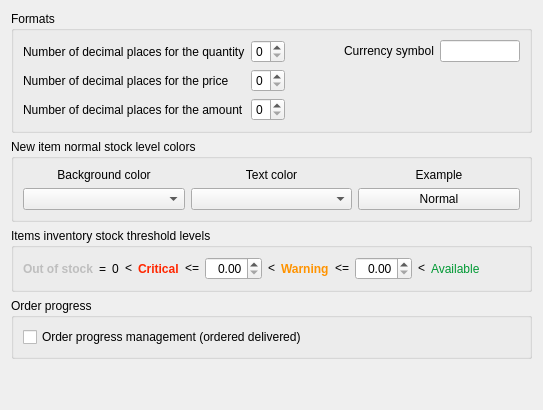
       <widget class="QWidget" name="tab1">
        <attribute name="title">
         <string>Main</string>
        </attribute>
        <layout class="QVBoxLayout" name="verticalLayout_27">
         <item>
          <widget class="QGroupBox" name="groupBox_14">
           <property name="title">
            <string>Formats</string>
           </property>
           <layout class="QVBoxLayout" name="verticalLayout_28">
            <item>
             <layout class="QHBoxLayout" name="horizontalLayout_17">
              <item>
               <layout class="QGridLayout" name="gridLayout_7">
                <item row="0" column="0">
                 <widget class="QLabel" name="label_24">
                  <property name="text">
                   <string>Number of decimal places for the quantity</string>
                  </property>
                  <property name="buddy">
                   <cstring>spinBoxQuantityDecimals</cstring>
                  </property>
                 </widget>
                </item>
                <item row="0" column="1">
                 <widget class="QSpinBox" name="spinBoxQuantityDecimals">
                  <property name="maximum">
                   <number>4</number>
                  </property>
                 </widget>
                </item>
                <item row="1" column="0">
                 <widget class="QLabel" name="label_9">
                  <property name="text">
                   <string>Number of decimal places for the price</string>
                  </property>
                 </widget>
                </item>
                <item row="1" column="1">
                 <widget class="QSpinBox" name="spinBoxPriceDecimals">
                  <property name="maximum">
                   <number>6</number>
                  </property>
                 </widget>
                </item>
                <item row="2" column="0">
                 <widget class="QLabel" name="label_30">
                  <property name="text">
                   <string>Number of decimal places for the amount</string>
                  </property>
                 </widget>
                </item>
                <item row="2" column="1">
                 <widget class="QSpinBox" name="spinBoxAmountDecimals">
                  <property name="maximum">
                   <number>4</number>
                  </property>
                 </widget>
                </item>
               </layout>
              </item>
              <item>
               <layout class="QVBoxLayout" name="verticalLayout_21">
                <item>
                 <layout class="QHBoxLayout" name="horizontalLayout_16">
                  <item>
                   <spacer name="spacer">
                    <property name="orientation">
                     <enum>Qt::Orientation::Horizontal</enum>
                    </property>
                    <property name="sizeHint" stdset="0">
                     <size>
                      <width>13</width>
                      <height>13</height>
                     </size>
                    </property>
                   </spacer>
                  </item>
                  <item>
                   <widget class="QLabel" name="label_25">
                    <property name="text">
                     <string>Currency symbol</string>
                    </property>
                    <property name="buddy">
                     <cstring>lineEditCurrencySymbol</cstring>
                    </property>
                   </widget>
                  </item>
                  <item>
                   <widget class="QLineEdit" name="lineEditCurrencySymbol">
                    <property name="maximumSize">
                     <size>
                      <width>80</width>
                      <height>16777215</height>
                     </size>
                    </property>
                    <property name="maxLength">
                     <number>3</number>
                    </property>
                   </widget>
                  </item>
                 </layout>
                </item>
                <item>
                 <spacer name="verticalSpacer_8">
                  <property name="orientation">
                   <enum>Qt::Orientation::Vertical</enum>
                  </property>
                  <property name="sizeHint" stdset="0">
                   <size>
                    <width>20</width>
                    <height>40</height>
                   </size>
                  </property>
                 </spacer>
                </item>
               </layout>
              </item>
             </layout>
            </item>
           </layout>
          </widget>
         </item>
         <item>
          <widget class="QGroupBox" name="groupBox_10">
           <property name="title">
            <string>New item normal stock level colors</string>
           </property>
           <layout class="QVBoxLayout" name="verticalLayout_20">
            <item>
             <layout class="QGridLayout" name="gridLayout_8">
              <item row="0" column="0">
               <widget class="QLabel" name="labelYellow_12">
                <property name="font">
                 <font>
                  <bold>false</bold>
                 </font>
                </property>
                <property name="text">
                 <string>Background color</string>
                </property>
                <property name="alignment">
                 <set>Qt::AlignmentFlag::AlignCenter</set>
                </property>
               </widget>
              </item>
              <item row="0" column="1">
               <widget class="QLabel" name="labelRed_9">
                <property name="font">
                 <font>
                  <bold>false</bold>
                 </font>
                </property>
                <property name="text">
                 <string>Text color</string>
                </property>
                <property name="alignment">
                 <set>Qt::AlignmentFlag::AlignCenter</set>
                </property>
               </widget>
              </item>
              <item row="0" column="2">
               <widget class="QLabel" name="labelRed_8">
                <property name="font">
                 <font>
                  <bold>false</bold>
                 </font>
                </property>
                <property name="text">
                 <string>Example</string>
                </property>
                <property name="alignment">
                 <set>Qt::AlignmentFlag::AlignCenter</set>
                </property>
               </widget>
              </item>
              <item row="1" column="0">
               <widget class="ColorComboBox" name="colorComboBoxBackground"/>
              </item>
              <item row="1" column="1">
               <widget class="ColorComboBox" name="colorComboBoxText"/>
              </item>
              <item row="1" column="2">
               <widget class="ButtonItemExample" name="pushButtonExampleNL">
                <property name="text">
                 <string>Normal</string>
                </property>
               </widget>
              </item>
             </layout>
            </item>
           </layout>
          </widget>
         </item>
         <item>
          <widget class="QGroupBox" name="groupBox_3">
           <property name="title">
            <string>Items inventory stock threshold levels</string>
           </property>
           <layout class="QVBoxLayout" name="verticalLayout_24">
            <item>
             <layout class="QHBoxLayout" name="horizontalLayout_13">
              <item>
               <widget class="QLabel" name="labelOutOfStock">
                <property name="enabled">
                 <bool>false</bool>
                </property>
                <property name="font">
                 <font>
                  <bold>true</bold>
                 </font>
                </property>
                <property name="text">
                 <string>Out of stock</string>
                </property>
               </widget>
              </item>
              <item>
               <widget class="QLabel" name="label_11">
                <property name="text">
                 <string>=</string>
                </property>
               </widget>
              </item>
              <item>
               <widget class="QLabel" name="label_29">
                <property name="text">
                 <string>0</string>
                </property>
                <property name="alignment">
                 <set>Qt::AlignmentFlag::AlignCenter</set>
                </property>
               </widget>
              </item>
              <item>
               <widget class="QLabel" name="label_12">
                <property name="text">
                 <string>&lt;</string>
                </property>
               </widget>
              </item>
              <item>
               <widget class="QLabel" name="labelCritical">
                <property name="palette">
                 <palette>
                  <active>
                   <colorrole role="WindowText">
                    <brush brushstyle="SolidPattern">
                     <color alpha="255">
                      <red>255</red>
                      <green>38</green>
                      <blue>0</blue>
                     </color>
                    </brush>
                   </colorrole>
                  </active>
                  <inactive>
                   <colorrole role="WindowText">
                    <brush brushstyle="SolidPattern">
                     <color alpha="255">
                      <red>255</red>
                      <green>38</green>
                      <blue>0</blue>
                     </color>
                    </brush>
                   </colorrole>
                  </inactive>
                  <disabled/>
                 </palette>
                </property>
                <property name="font">
                 <font>
                  <bold>true</bold>
                 </font>
                </property>
                <property name="text">
                 <string>Critical</string>
                </property>
               </widget>
              </item>
              <item>
               <widget class="QLabel" name="label_33">
                <property name="text">
                 <string>&lt;=</string>
                </property>
               </widget>
              </item>
              <item>
               <widget class="QDoubleSpinBox" name="spinBoxInventoryCriticalLevel">
                <property name="sizePolicy">
                 <sizepolicy hsizetype="Minimum" vsizetype="Fixed">
                  <horstretch>0</horstretch>
                  <verstretch>0</verstretch>
                 </sizepolicy>
                </property>
                <property name="alignment">
                 <set>Qt::AlignmentFlag::AlignRight|Qt::AlignmentFlag::AlignTrailing|Qt::AlignmentFlag::AlignVCenter</set>
                </property>
               </widget>
              </item>
              <item>
               <widget class="QLabel" name="label_27">
                <property name="text">
                 <string>&lt;</string>
                </property>
               </widget>
              </item>
              <item>
               <widget class="QLabel" name="labelWarning">
                <property name="palette">
                 <palette>
                  <active>
                   <colorrole role="WindowText">
                    <brush brushstyle="SolidPattern">
                     <color alpha="255">
                      <red>255</red>
                      <green>147</green>
                      <blue>0</blue>
                     </color>
                    </brush>
                   </colorrole>
                  </active>
                  <inactive>
                   <colorrole role="WindowText">
                    <brush brushstyle="SolidPattern">
                     <color alpha="255">
                      <red>255</red>
                      <green>147</green>
                      <blue>0</blue>
                     </color>
                    </brush>
                   </colorrole>
                  </inactive>
                  <disabled/>
                 </palette>
                </property>
                <property name="font">
                 <font>
                  <bold>true</bold>
                 </font>
                </property>
                <property name="text">
                 <string>Warning</string>
                </property>
               </widget>
              </item>
              <item>
               <widget class="QLabel" name="label_35">
                <property name="text">
                 <string>&lt;=</string>
                </property>
               </widget>
              </item>
              <item>
               <widget class="QDoubleSpinBox" name="spinBoxInventoryWarningLevel">
                <property name="sizePolicy">
                 <sizepolicy hsizetype="Minimum" vsizetype="Fixed">
                  <horstretch>0</horstretch>
                  <verstretch>0</verstretch>
                 </sizepolicy>
                </property>
                <property name="alignment">
                 <set>Qt::AlignmentFlag::AlignRight|Qt::AlignmentFlag::AlignTrailing|Qt::AlignmentFlag::AlignVCenter</set>
                </property>
               </widget>
              </item>
              <item>
               <widget class="QLabel" name="label_28">
                <property name="text">
                 <string>&lt;</string>
                </property>
               </widget>
              </item>
              <item>
               <widget class="QLabel" name="labelAvailable">
                <property name="palette">
                 <palette>
                  <active>
                   <colorrole role="WindowText">
                    <brush brushstyle="SolidPattern">
                     <color alpha="255">
                      <red>0</red>
                      <green>153</green>
                      <blue>51</blue>
                     </color>
                    </brush>
                   </colorrole>
                  </active>
                  <inactive>
                   <colorrole role="WindowText">
                    <brush brushstyle="SolidPattern">
                     <color alpha="255">
                      <red>0</red>
                      <green>153</green>
                      <blue>51</blue>
                     </color>
                    </brush>
                   </colorrole>
                  </inactive>
                  <disabled/>
                 </palette>
                </property>
                <property name="text">
                 <string>Available</string>
                </property>
               </widget>
              </item>
              <item>
               <spacer name="horizontalSpacer_5">
                <property name="orientation">
                 <enum>Qt::Orientation::Horizontal</enum>
                </property>
                <property name="sizeHint" stdset="0">
                 <size>
                  <width>40</width>
                  <height>20</height>
                 </size>
                </property>
               </spacer>
              </item>
             </layout>
            </item>
           </layout>
          </widget>
         </item>
         <item>
          <widget class="QGroupBox" name="groupBox_15">
           <property name="title">
            <string>Order progress</string>
           </property>
           <layout class="QVBoxLayout" name="verticalLayout_26">
            <item>
             <widget class="QCheckBox" name="checkBoxOrderProgress">
              <property name="text">
               <string>Order progress management (ordered delivered)</string>
              </property>
             </widget>
            </item>
           </layout>
          </widget>
         </item>
         <item>
          <spacer name="verticalSpacer_2">
           <property name="orientation">
            <enum>Qt::Orientation::Vertical</enum>
           </property>
           <property name="sizeHint" stdset="0">
            <size>
             <width>20</width>
             <height>40</height>
            </size>
           </property>
          </spacer>
         </item>
        </layout>
       </widget>
